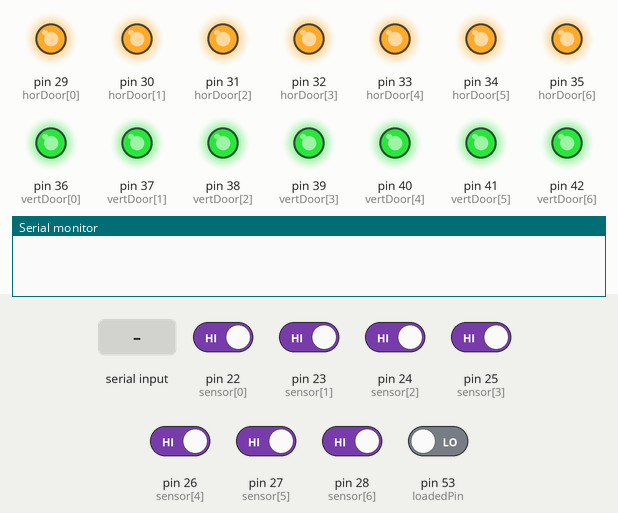
A sketch run on a simulated Arduino Mega 2560, built with avr-gcc and run on an emulated ATmega2560. On the bench: output pins drawn as LEDs (lit = HIGH), the last lines printed to the serial monitor. The inputs (shaded band) are chosen by the test bench; at power-on: pin 22 (sensor[0]), pin 23 (sensor[1]), pin 24 (sensor[2]), pin 25 (sensor[3]), pin 26 (sensor[4]), pin 27 (sensor[5]), pin 28 (sensor[6]) HIGH, pin 53 (loadedPin) LOW.

Above: at 1.2 s.
1.3 s: "open" received over Serial
At 3.8 s:
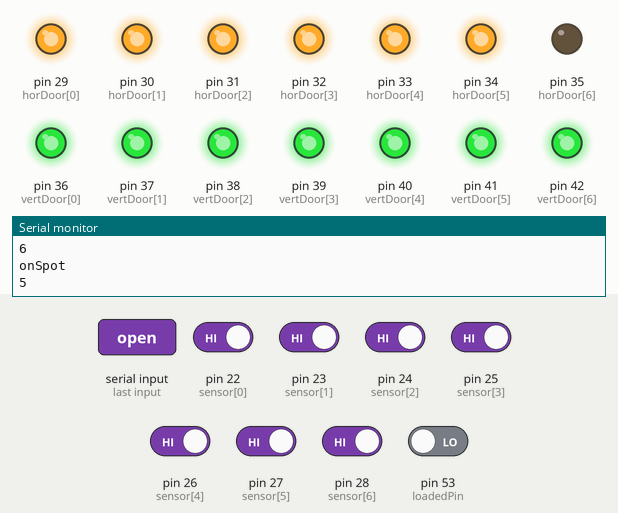
At 4.9 s:
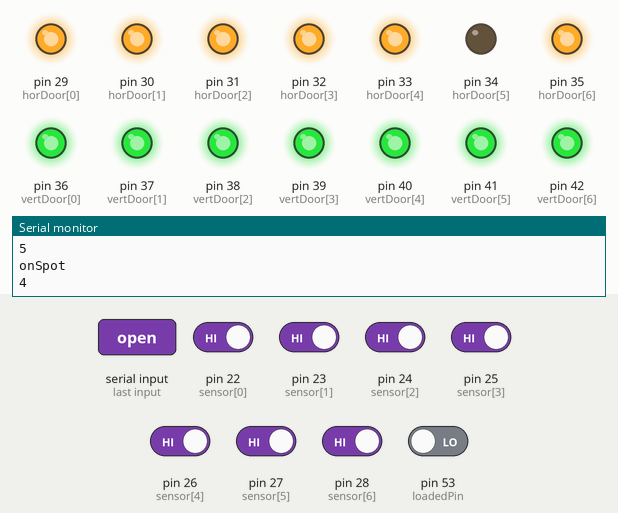
13.3 s: "5\n" received over Serial
At 16.3 s:
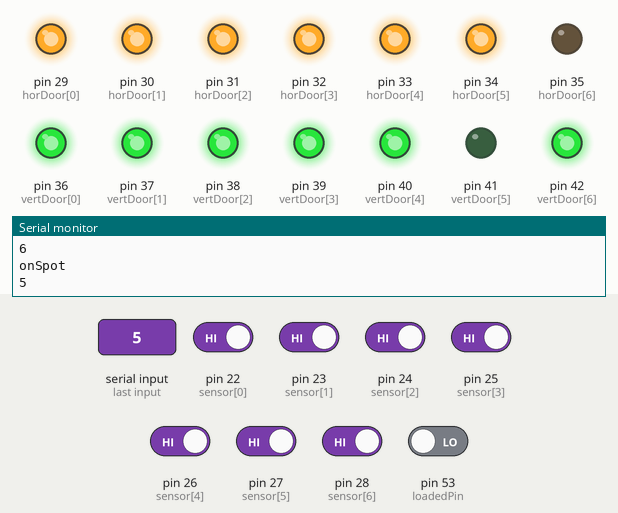
Timing chart, 0 to 18.1 s (numbered marks = the images above; inputs shaded):
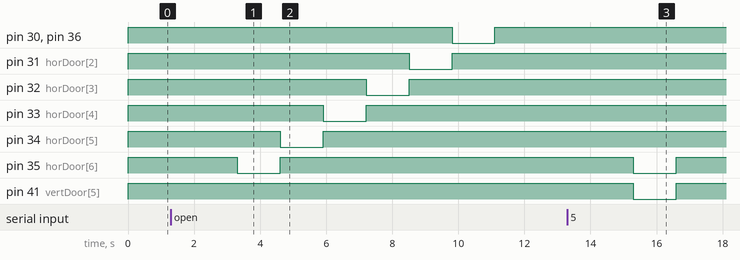

The sketch:

Drop_Piece.ino
```cpp
const int sensor[7] = {22, 23, 24, 25, 26, 27, 28};
const int horDoor[7] = {29, 30, 31, 32, 33, 34, 35};
const int vertDoor[7] = {36, 37, 38, 39, 40, 41, 42};
const int loadedPin = 53;

void setup() {
  for (int i = 0; i < 7; ++i) {
    pinMode(sensor[i], INPUT);
    pinMode(horDoor[i], OUTPUT);
    pinMode(vertDoor[i], OUTPUT);
    digitalWrite(horDoor[i], HIGH);
    digitalWrite(vertDoor[i], HIGH);
  }
  pinMode(loadedPin, INPUT);
  Serial.begin(9600);
  while (!Serial);
}

void loop() {
  if (Serial.available()) {
    int col = Serial.readString().toInt();
    Serial.println(col);
    drop(col);
  }
  for (int i = 0; i < 7; ++i) {
    if (digitalRead(sensor[i]) == LOW) {
      Serial.print("Sensor: ");
      Serial.println(i);
    }
  }
}

void vert(String str, int gate) {
  if (str == "open") {
    digitalWrite(vertDoor[gate], LOW);
    Serial.println("openVert");
    Serial.println(gate);
  } else {
    digitalWrite(vertDoor[gate], HIGH);
    Serial.println("closeVert");
    Serial.println(gate);
  }
}

void hor(String str, int gate) {
  if (str == "open") {
    digitalWrite(horDoor[gate], LOW);
    Serial.println("openHor");
    Serial.println(gate);
  } else {
    digitalWrite(horDoor[gate], HIGH);
    Serial.println("closeHor");
    Serial.println(gate);
  }
}

void spot (String str, int col) {
  if (str == "on") {
    Serial.println("onSpot");
    Serial.println(col);
  } else {
    Serial.println("offSpot");
    Serial.println(col);
  }
}

void drop(int col) {
  while (digitalRead(loadedPin) == HIGH);
  delay(1000);
  for (int i = 6; i > col + 1; --i) {
    hor("open", i);
    spot("off", i);
    spot("on", i - 1);
    delay(1300);
    hor("close", i);
  }
  vert("open", col);
  hor("open", col + 1);
  spot("off", col + 1);
  spot("on", col);
  delay(1300);
  hor("close", col + 1);
  vert("close", col);
  spot("off", col);
  delay(1500);
  spot("on", 6);
}
```

Measured:
- after the input at 1.3 s, pin 30 (horDoor[1]): HIGH → LOW after 8.5 s, → HIGH 1.3 s later; pin 31 (horDoor[2]): HIGH → LOW after 7.2 s, → HIGH 1.3 s later
- after the input at 13.3 s, pin 35 (horDoor[6]), pin 41 (vertDoor[5]): HIGH → LOW after 2.0 s, → HIGH 1.3 s later
